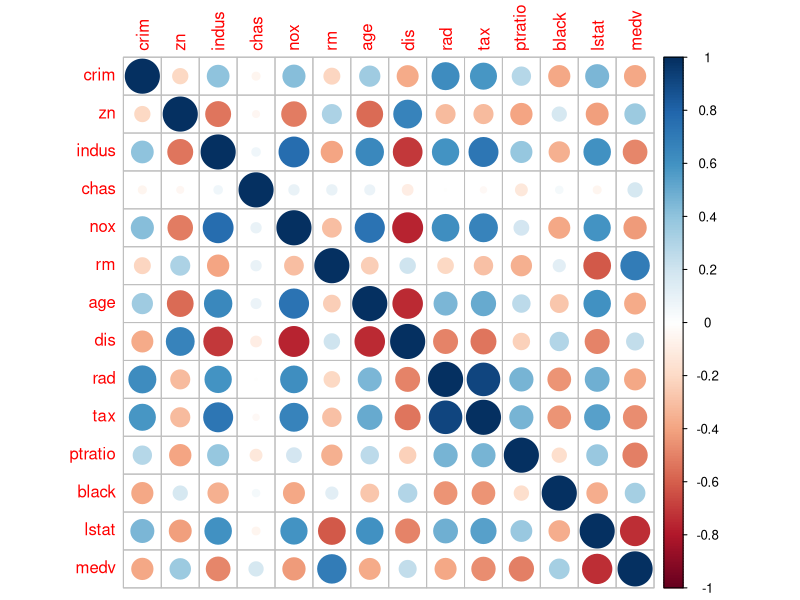
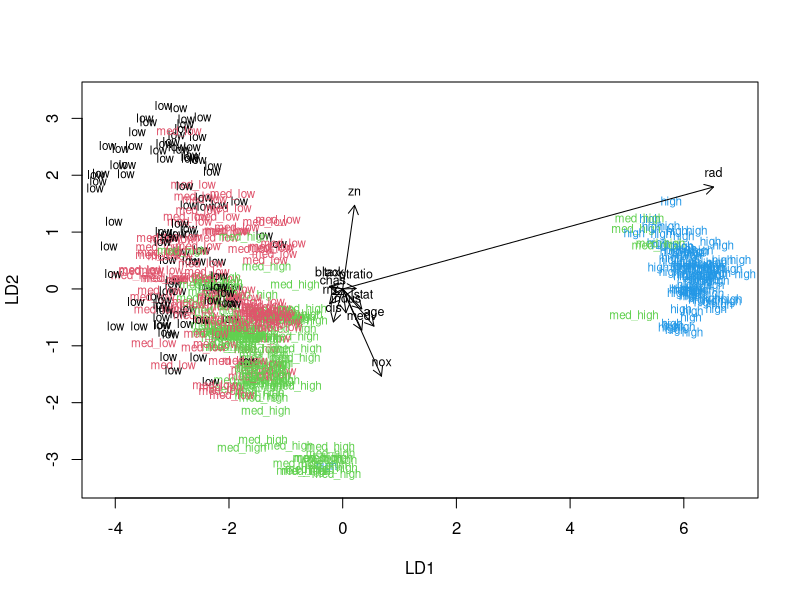
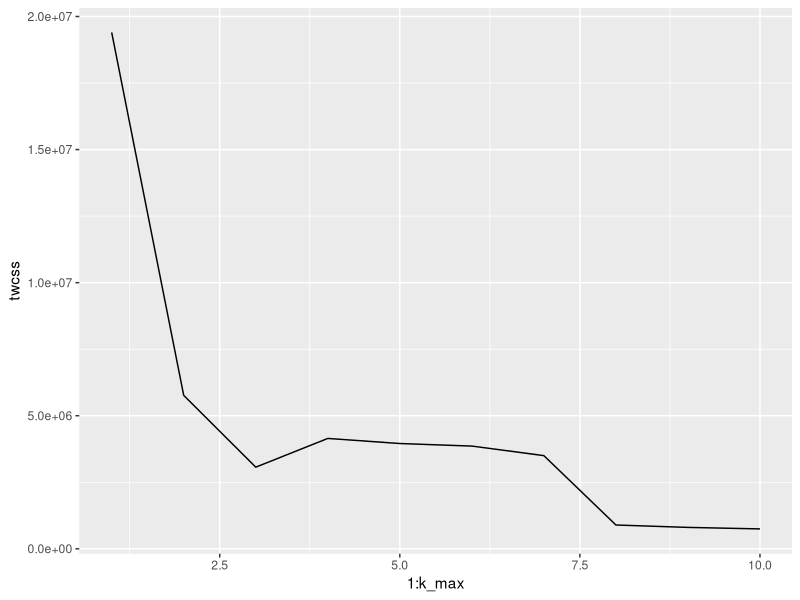
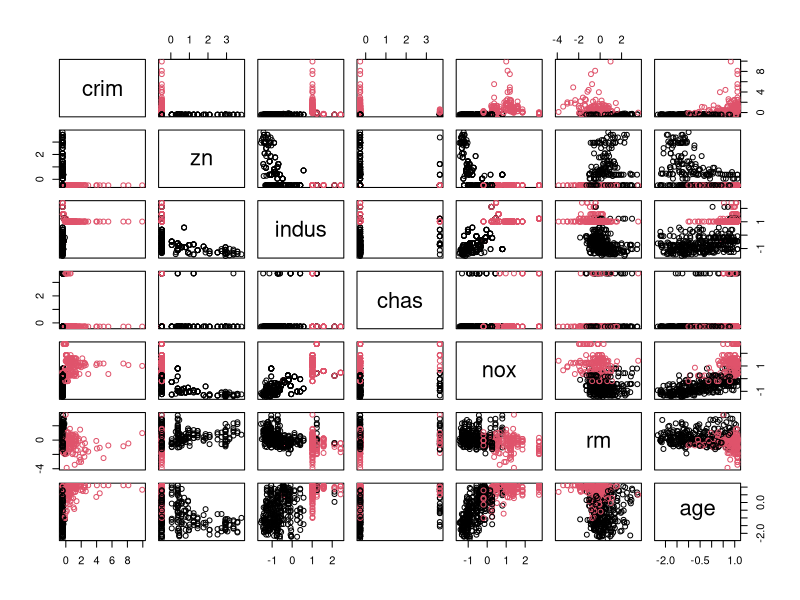
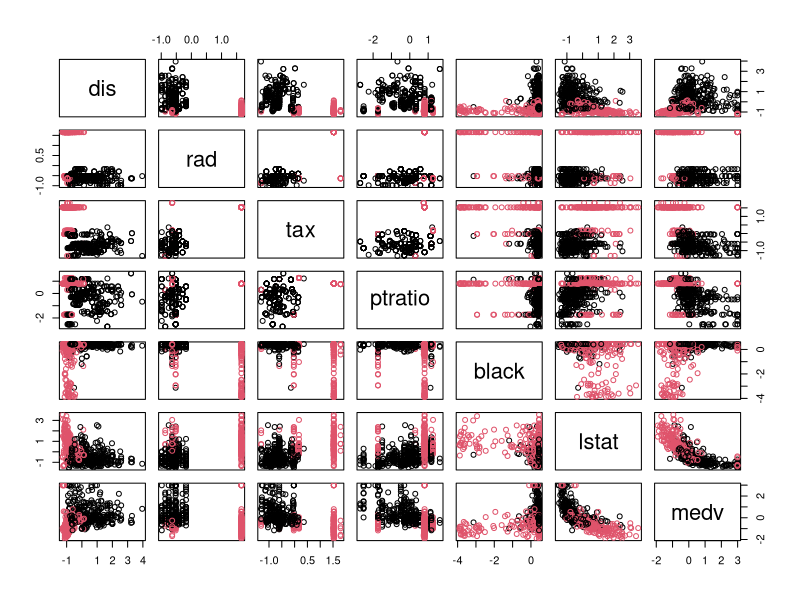

These charts were generated, in order, by the following R code:
## ---- chunk 1
library(MASS)
data("Boston")
str(Boston)
summary(Boston)
## ---- chunk 2
summary(Boston)
## ---- chunk 3
cor_matrix <- cor(Boston) 
round(cor_matrix, 2)
## ---- chunk 4
library(tidyverse)
library(corrplot)
corrplot(cor_matrix)
## ---- chunk 5
# center and standardize variables
boston_scaled <- scale(Boston)

# summaries of the scaled variables
summary(boston_scaled)
## ---- chunk 6
# center and standardize variables
boston_scaled <- scale(Boston)

# summaries of the scaled variables
summary(boston_scaled)

# class of the boston_scaled object
#class(boston_scaled)

# change the object to data frame
boston_scaled <- as.data.frame(boston_scaled)

# summary of the scaled crime rate
# summary(boston_scaled$crim)

# create a quantile vector of crim and print it
bins <- quantile(boston_scaled$crim)
#bins

# create a categorical variable 'crime'
crime <- cut(boston_scaled$crim, breaks = bins, include.lowest = TRUE, 
             label = c("low", "med_low", "med_high", "high"))

# look at the table of the new factor crime
# table(crime)

# remove original crim from the dataset
boston_scaled <- dplyr::select(boston_scaled, -crim)

# add the new categorical value to scaled data
boston_scaled <- data.frame(boston_scaled, crime)
## ---- chunk 7
# number of rows in the Boston dataset 
n <- nrow(boston_scaled)
#n
# choose randomly 80% of the rows
ind <- sample(n,  size = n * 0.8)
#ind #random row numbers saved

# create train set
train <- boston_scaled[ind,]
#class(train) # now a smaller train data.frame was generated with random rows

# create test set 
test <- boston_scaled[-ind,]

# save the correct classes from test data
correct_classes <- test$crime

# remove the crime variable from test data
library(dplyr)
test <- dplyr::select(test, -crime)
## ---- chunk 8
lda.fit <- lda(crime ~ ., data = train)

# print the lda.fit object
#lda.fit

# the function for lda biplot arrows
# arrow and text color set to black
lda.arrows <- function(x, myscale = 1, arrow_heads = 0.1, color = "red", tex = 0.75, choices = c(1,2)){
  heads <- coef(x)
  arrows(x0 = 0, y0 = 0, 
         x1 = myscale * heads[,choices[1]], 
         y1 = myscale * heads[,choices[2]], col="black", length = arrow_heads)
  text(myscale * heads[,choices], labels = row.names(heads), 
       cex = tex, col="black", pos=3)
}

# target classes as numeric
classes <- as.numeric(train$crime)

# plot the lda results
# all was black before adding the col and pch
plot(lda.fit, dimen = 2, col = classes, pch = classes)
lda.arrows(lda.fit, myscale = 2)

# lda.fit, correct_classes and test are available
#?predict.lda

# predict classes with test data
#lda.pred <- predict(lda.fit, newdata = test)

# cross tabulate the results
#table(correct = correct_classes, predicted = lda.pred$class)
## ---- chunk 9
# correct_classes already saved from the test-set and then removed
#?predict.lda

# predict classes with test data
lda.pred <- predict(lda.fit, newdata = test)

# cross tabulate the results
mytable <- table(correct = correct_classes, predicted = lda.pred$class)
mytable

prop.table(mytable, 1) %>% round(5)
## ---- chunk 10
data("Boston")
#str(Boston)
# center and standardize variables
boston_scaled <- scale(Boston)

# summaries of the scaled variables
#summary(boston_scaled)
## ---- chunk 11
# euclidean distance matrix, manhattan distance matrix
dist_eu <- dist(boston_scaled)
dist_man <- dist(boston_scaled, method = "manhattan")
## ---- chunk 12
#summary of the distances
summary(dist_eu)
## ---- chunk 13
#summary of the distances
summary(dist_man)
## ---- chunk 14
# k-means clustering
# MASS, ggplot2 and Boston dataset are available
# K-means might produce different results every time, because it randomly # assigns the initial cluster centers. The function set.seed() can be used # to deal with that.
set.seed(123)

# determine the number of clusters
k_max <- 10

# calculate the total within sum of squares
twcss <- sapply(1:k_max, function(k){kmeans(Boston, k)$tot.withinss})

# visualize the WCSS results
qplot(x = 1:k_max, y = twcss, geom = 'line')
## ---- chunk 15
# k-means clustering
km <-kmeans(boston_scaled, centers = 2)

# plot the Boston dataset with clusters
dim(boston_scaled)
par(mfrow = c(2,1))
pairs(boston_scaled[,1:7], col = km$cluster)
pairs(boston_scaled[,8:14], col = km$cluster)
